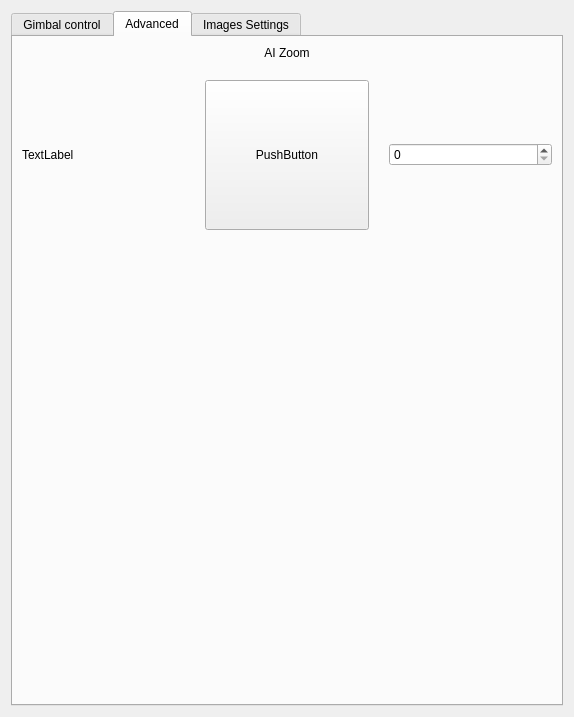
<?xml version="1.0" encoding="UTF-8"?>
<ui version="4.0">
 <class>MainControlPanel</class>
 <widget class="QWidget" name="MainControlPanel">
  <property name="geometry">
   <rect>
    <x>0</x>
    <y>0</y>
    <width>574</width>
    <height>717</height>
   </rect>
  </property>
  <property name="windowTitle">
   <string>Form</string>
  </property>
  <layout class="QVBoxLayout" name="verticalLayout_3">
   <item>
    <layout class="QVBoxLayout" name="verticalLayout">
     <item>
      <widget class="QTabWidget" name="tabWidget">
       <property name="currentIndex">
        <number>1</number>
       </property>
       <widget class="QWidget" name="tab1">
        <attribute name="title">
         <string>Gimbal control</string>
        </attribute>
        <layout class="QVBoxLayout" name="verticalLayout_4">
         <item>
          <layout class="QVBoxLayout" name="verticalLayout_5">
           <item>
            <widget class="QWidget" name="PanLayout" native="true">
             <property name="maximumSize">
              <size>
               <width>16777215</width>
               <height>250</height>
              </size>
             </property>
             <layout class="QVBoxLayout" name="verticalLayout_6" stretch="0,1,0">
              <property name="bottomMargin">
               <number>20</number>
              </property>
              <item>
               <layout class="QHBoxLayout" name="horizontalLayout">
                <property name="spacing">
                 <number>20</number>
                </property>
                <item>
                 <widget class="QLabel" name="label">
                  <property name="text">
                   <string>Adjust Camera View</string>
                  </property>
                 </widget>
                </item>
                <item>
                 <widget class="QPushButton" name="pushButton">
                  <property name="text">
                   <string>Reset</string>
                  </property>
                 </widget>
                </item>
               </layout>
              </item>
              <item>
               <layout class="QHBoxLayout" name="horizontalLayout_3">
                <item>
                 <widget class="QWidget" name="widget_3" native="true">
                  <property name="maximumSize">
                   <size>
                    <width>100</width>
                    <height>100</height>
                   </size>
                  </property>
                 </widget>
                </item>
               </layout>
              </item>
              <item>
               <layout class="QHBoxLayout" name="horizontalLayout_4">
                <item>
                 <widget class="QPushButton" name="pushButton_3">
                  <property name="text">
                   <string>-</string>
                  </property>
                 </widget>
                </item>
                <item>
                 <widget class="QSlider" name="horizontalSlider">
                  <property name="orientation">
                   <enum>Qt::Horizontal</enum>
                  </property>
                 </widget>
                </item>
                <item>
                 <widget class="QPushButton" name="pushButton_2">
                  <property name="text">
                   <string>+</string>
                  </property>
                 </widget>
                </item>
               </layout>
              </item>
             </layout>
            </widget>
           </item>
           <item>
            <widget class="QWidget" name="PositionLayout" native="true">
             <layout class="QVBoxLayout" name="verticalLayout_7">
              <item>
               <layout class="QHBoxLayout" name="horizontalLayout_5"/>
              </item>
             </layout>
            </widget>
           </item>
          </layout>
         </item>
        </layout>
       </widget>
       <widget class="QWidget" name="Advanced">
        <attribute name="title">
         <string>Advanced</string>
        </attribute>
        <layout class="QVBoxLayout" name="verticalLayout_2">
         <property name="spacing">
          <number>20</number>
         </property>
         <item>
          <widget class="QLabel" name="label_2">
           <property name="maximumSize">
            <size>
             <width>16777215</width>
             <height>40</height>
            </size>
           </property>
           <property name="text">
            <string>AI Zoom</string>
           </property>
           <property name="alignment">
            <set>Qt::AlignCenter</set>
           </property>
          </widget>
         </item>
         <item>
          <layout class="QHBoxLayout" name="horizontalLayout_6">
           <item>
            <widget class="QLabel" name="label_3">
             <property name="text">
              <string>TextLabel</string>
             </property>
            </widget>
           </item>
           <item>
            <widget class="QPushButton" name="pushButton_4">
             <property name="minimumSize">
              <size>
               <width>0</width>
               <height>150</height>
              </size>
             </property>
             <property name="maximumSize">
              <size>
               <width>16777215</width>
               <height>16777215</height>
              </size>
             </property>
             <property name="text">
              <string>PushButton</string>
             </property>
            </widget>
           </item>
           <item>
            <widget class="QSpinBox" name="spinBox"/>
           </item>
          </layout>
         </item>
         <item>
          <spacer name="verticalSpacer_2">
           <property name="orientation">
            <enum>Qt::Vertical</enum>
           </property>
           <property name="sizeHint" stdset="0">
            <size>
             <width>20</width>
             <height>40</height>
            </size>
           </property>
          </spacer>
         </item>
        </layout>
       </widget>
       <widget class="QWidget" name="ImageSettings">
        <attribute name="title">
         <string>Images Settings</string>
        </attribute>
        <layout class="QVBoxLayout" name="verticalLayout_8">
         <item>
          <widget class="QCheckBox" name="checkBox_2">
           <property name="text">
            <string>自动曝光</string>
           </property>
          </widget>
         </item>
         <item>
          <widget class="QCheckBox" name="checkBox">
           <property name="text">
            <string>自动白平衡</string>
           </property>
          </widget>
         </item>
         <item>
          <layout class="QVBoxLayout" name="verticalLayout_9">
           <property name="spacing">
            <number>30</number>
           </property>
           <item>
            <layout class="QHBoxLayout" name="horizontalLayout_7">
             <item>
              <widget class="QLabel" name="label_4">
               <property name="text">
                <string>色温</string>
               </property>
              </widget>
             </item>
             <item>
              <widget class="QSlider" name="horizontalSlider_2">
               <property name="orientation">
                <enum>Qt::Horizontal</enum>
               </property>
              </widget>
             </item>
            </layout>
           </item>
          </layout>
         </item>
         <item>
          <layout class="QHBoxLayout" name="horizontalLayout_8">
           <item>
            <widget class="QLabel" name="label_5">
             <property name="text">
              <string>亮度</string>
             </property>
            </widget>
           </item>
           <item>
            <widget class="QSlider" name="horizontalSlider_3">
             <property name="orientation">
              <enum>Qt::Horizontal</enum>
             </property>
            </widget>
           </item>
          </layout>
         </item>
         <item>
          <layout class="QHBoxLayout" name="horizontalLayout_9">
           <item>
            <widget class="QLabel" name="label_6">
             <property name="text">
              <string>对比度</string>
             </property>
            </widget>
           </item>
           <item>
            <widget class="QSlider" name="horizontalSlider_4">
             <property name="orientation">
              <enum>Qt::Horizontal</enum>
             </property>
            </widget>
           </item>
          </layout>
         </item>
         <item>
          <layout class="QHBoxLayout" name="horizontalLayout_10">
           <item>
            <widget class="QLabel" name="label_7">
             <property name="text">
              <string>饱和度</string>
             </property>
            </widget>
           </item>
           <item>
            <widget class="QSlider" name="horizontalSlider_5">
             <property name="orientation">
              <enum>Qt::Horizontal</enum>
             </property>
            </widget>
           </item>
          </layout>
         </item>
         <item>
          <layout class="QHBoxLayout" name="horizontalLayout_11">
           <item>
            <widget class="QLabel" name="label_8">
             <property name="text">
              <string>锐度</string>
             </property>
            </widget>
           </item>
           <item>
            <widget class="QSlider" name="horizontalSlider_6">
             <property name="orientation">
              <enum>Qt::Horizontal</enum>
             </property>
            </widget>
           </item>
          </layout>
         </item>
         <item>
          <spacer name="verticalSpacer">
           <property name="orientation">
            <enum>Qt::Vertical</enum>
           </property>
           <property name="sizeHint" stdset="0">
            <size>
             <width>20</width>
             <height>40</height>
            </size>
           </property>
          </spacer>
         </item>
        </layout>
       </widget>
      </widget>
     </item>
    </layout>
   </item>
  </layout>
 </widget>
 <resources/>
 <connections/>
</ui>
